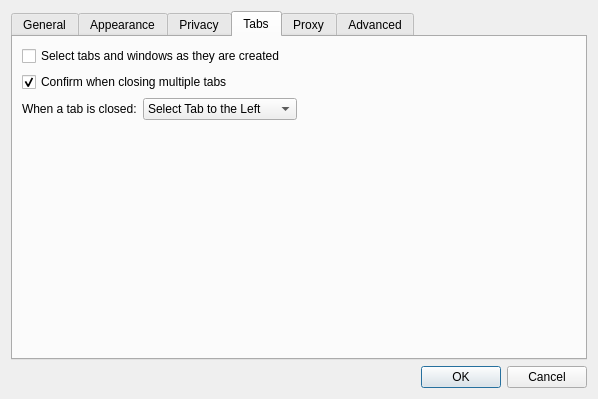
<?xml version="1.0" encoding="UTF-8"?>
<ui version="4.0">
 <class>Settings</class>
 <widget class="QDialog" name="Settings">
  <property name="geometry">
   <rect>
    <x>0</x>
    <y>0</y>
    <width>598</width>
    <height>399</height>
   </rect>
  </property>
  <property name="windowTitle">
   <string>Preferences</string>
  </property>
  <layout class="QGridLayout" name="gridLayout">
   <item row="2" column="0">
    <widget class="QDialogButtonBox" name="buttonBox">
     <property name="orientation">
      <enum>Qt::Horizontal</enum>
     </property>
     <property name="standardButtons">
      <set>QDialogButtonBox::Cancel|QDialogButtonBox::Ok</set>
     </property>
    </widget>
   </item>
   <item row="1" column="0">
    <widget class="QTabWidget" name="tabWidget">
     <property name="currentIndex">
      <number>3</number>
     </property>
     <widget class="QWidget" name="tab">
      <attribute name="title">
       <string>General</string>
      </attribute>
      <layout class="QGridLayout" name="gridLayout_4">
       <item row="0" column="0">
        <widget class="QLabel" name="label_7">
         <property name="text">
          <string>On startup:</string>
         </property>
         <property name="alignment">
          <set>Qt::AlignRight|Qt::AlignTrailing|Qt::AlignVCenter</set>
         </property>
        </widget>
       </item>
       <item row="0" column="1" colspan="2">
        <widget class="QComboBox" name="startupBehavior">
         <item>
          <property name="text">
           <string>Show my home page</string>
          </property>
         </item>
         <item>
          <property name="text">
           <string>Show a blank page</string>
          </property>
         </item>
         <item>
          <property name="text">
           <string>Restore windows and tabs from last time</string>
          </property>
         </item>
        </widget>
       </item>
       <item row="1" column="0">
        <widget class="QLabel" name="label_3">
         <property name="text">
          <string>Home Page:</string>
         </property>
         <property name="alignment">
          <set>Qt::AlignRight|Qt::AlignTrailing|Qt::AlignVCenter</set>
         </property>
        </widget>
       </item>
       <item row="1" column="1" colspan="2">
        <widget class="QLineEdit" name="homeLineEdit"/>
       </item>
       <item row="2" column="1">
        <widget class="QPushButton" name="setHomeToCurrentPageButton">
         <property name="text">
          <string>Set to current page</string>
         </property>
        </widget>
       </item>
       <item row="2" column="2">
        <spacer name="horizontalSpacer">
         <property name="orientation">
          <enum>Qt::Horizontal</enum>
         </property>
         <property name="sizeHint" stdset="0">
          <size>
           <width>280</width>
           <height>18</height>
          </size>
         </property>
        </spacer>
       </item>
       <item row="3" column="0">
        <widget class="QLabel" name="label_4">
         <property name="text">
          <string>Remove history items:</string>
         </property>
         <property name="alignment">
          <set>Qt::AlignRight|Qt::AlignTrailing|Qt::AlignVCenter</set>
         </property>
        </widget>
       </item>
       <item row="3" column="1" colspan="2">
        <widget class="QComboBox" name="expireHistory">
         <item>
          <property name="text">
           <string>After one day</string>
          </property>
         </item>
         <item>
          <property name="text">
           <string>After one week</string>
          </property>
         </item>
         <item>
          <property name="text">
           <string>After two weeks</string>
          </property>
         </item>
         <item>
          <property name="text">
           <string>After one month</string>
          </property>
         </item>
         <item>
          <property name="text">
           <string>After one year</string>
          </property>
         </item>
         <item>
          <property name="text">
           <string>Manually</string>
          </property>
         </item>
         <item>
          <property name="text">
           <string>On application exit</string>
          </property>
         </item>
        </widget>
       </item>
       <item row="4" column="0">
        <widget class="QLabel" name="label_8">
         <property name="text">
          <string>Open links from applications:</string>
         </property>
         <property name="alignment">
          <set>Qt::AlignRight|Qt::AlignTrailing|Qt::AlignVCenter</set>
         </property>
        </widget>
       </item>
       <item row="4" column="1" colspan="2">
        <widget class="QComboBox" name="openLinksIn">
         <item>
          <property name="text">
           <string>In a tab in the current window</string>
          </property>
         </item>
         <item>
          <property name="text">
           <string>In a new window</string>
          </property>
         </item>
        </widget>
       </item>
       <item row="5" column="0" colspan="3">
        <widget class="QGroupBox" name="groupBox_2">
         <property name="title">
          <string>Downloads</string>
         </property>
         <layout class="QVBoxLayout" name="verticalLayout_4">
          <item>
           <widget class="QRadioButton" name="downloadAsk">
            <property name="text">
             <string>Ask for a destination each time</string>
            </property>
           </widget>
          </item>
          <item>
           <layout class="QHBoxLayout" name="horizontalLayout">
            <item>
             <widget class="QRadioButton" name="downloadDestination">
              <property name="text">
               <string>Use this destination:</string>
              </property>
              <property name="checked">
               <bool>true</bool>
              </property>
             </widget>
            </item>
            <item>
             <widget class="QLineEdit" name="downloadsLocation"/>
            </item>
           </layout>
          </item>
         </layout>
        </widget>
       </item>
       <item row="6" column="0" colspan="3">
        <spacer>
         <property name="orientation">
          <enum>Qt::Vertical</enum>
         </property>
         <property name="sizeHint" stdset="0">
          <size>
           <width>391</width>
           <height>262</height>
          </size>
         </property>
        </spacer>
       </item>
      </layout>
     </widget>
     <widget class="QWidget" name="tab_3">
      <attribute name="title">
       <string>Appearance</string>
      </attribute>
      <layout class="QGridLayout" name="gridLayout_3">
       <item row="0" column="0">
        <widget class="QLabel" name="label_5">
         <property name="text">
          <string>Standard font:</string>
         </property>
         <property name="alignment">
          <set>Qt::AlignRight|Qt::AlignTrailing|Qt::AlignVCenter</set>
         </property>
        </widget>
       </item>
       <item row="0" column="1">
        <widget class="QLabel" name="standardLabel">
         <property name="sizePolicy">
          <sizepolicy hsizetype="Expanding" vsizetype="Preferred">
           <horstretch>0</horstretch>
           <verstretch>0</verstretch>
          </sizepolicy>
         </property>
         <property name="frameShape">
          <enum>QFrame::StyledPanel</enum>
         </property>
         <property name="text">
          <string>Times 16</string>
         </property>
         <property name="alignment">
          <set>Qt::AlignCenter</set>
         </property>
        </widget>
       </item>
       <item row="0" column="2">
        <widget class="QPushButton" name="standardFontButton">
         <property name="text">
          <string>Select...</string>
         </property>
        </widget>
       </item>
       <item row="1" column="0">
        <widget class="QLabel" name="label_6">
         <property name="text">
          <string>Fixed-width font:</string>
         </property>
         <property name="alignment">
          <set>Qt::AlignRight|Qt::AlignTrailing|Qt::AlignVCenter</set>
         </property>
        </widget>
       </item>
       <item row="1" column="1">
        <widget class="QLabel" name="fixedLabel">
         <property name="frameShape">
          <enum>QFrame::StyledPanel</enum>
         </property>
         <property name="text">
          <string>Courier 13</string>
         </property>
         <property name="alignment">
          <set>Qt::AlignCenter</set>
         </property>
        </widget>
       </item>
       <item row="1" column="2">
        <widget class="QPushButton" name="fixedFontButton">
         <property name="text">
          <string>Select...</string>
         </property>
        </widget>
       </item>
       <item row="2" column="1">
        <spacer name="verticalSpacer">
         <property name="orientation">
          <enum>Qt::Vertical</enum>
         </property>
         <property name="sizeHint" stdset="0">
          <size>
           <width>20</width>
           <height>93</height>
          </size>
         </property>
        </spacer>
       </item>
      </layout>
     </widget>
     <widget class="QWidget" name="tab_2">
      <attribute name="title">
       <string>Privacy</string>
      </attribute>
      <layout class="QVBoxLayout" name="verticalLayout_3">
       <item>
        <widget class="QGroupBox" name="groupBox">
         <property name="title">
          <string>Web Content</string>
         </property>
         <layout class="QVBoxLayout" name="verticalLayout_2">
          <item>
           <widget class="QCheckBox" name="enablePlugins">
            <property name="text">
             <string>Enable Plugins</string>
            </property>
            <property name="checked">
             <bool>true</bool>
            </property>
           </widget>
          </item>
          <item>
           <widget class="QCheckBox" name="enableJavascript">
            <property name="text">
             <string>Enable Javascript</string>
            </property>
            <property name="checked">
             <bool>true</bool>
            </property>
           </widget>
          </item>
          <item>
           <widget class="QCheckBox" name="enableImages">
            <property name="text">
             <string>View Images</string>
            </property>
            <property name="checked">
             <bool>true</bool>
            </property>
           </widget>
          </item>
         </layout>
        </widget>
       </item>
       <item>
        <widget class="QGroupBox" name="cookiesGroupBox">
         <property name="title">
          <string>Cookies</string>
         </property>
         <layout class="QGridLayout">
          <item row="0" column="0">
           <widget class="QLabel" name="label_2">
            <property name="text">
             <string>Accept Cookies:</string>
            </property>
            <property name="alignment">
             <set>Qt::AlignRight|Qt::AlignTrailing|Qt::AlignVCenter</set>
            </property>
           </widget>
          </item>
          <item row="0" column="1">
           <widget class="QComboBox" name="acceptCombo">
            <item>
             <property name="text">
              <string>Always</string>
             </property>
            </item>
            <item>
             <property name="text">
              <string>Never</string>
             </property>
            </item>
            <item>
             <property name="text">
              <string>Only from sites you navigate to</string>
             </property>
            </item>
           </widget>
          </item>
          <item row="0" column="2">
           <widget class="QPushButton" name="exceptionsButton">
            <property name="text">
             <string>Exceptions...</string>
            </property>
           </widget>
          </item>
          <item row="1" column="0">
           <widget class="QLabel" name="label">
            <property name="text">
             <string>Keep Cookies Until:</string>
            </property>
            <property name="alignment">
             <set>Qt::AlignRight|Qt::AlignTrailing|Qt::AlignVCenter</set>
            </property>
           </widget>
          </item>
          <item row="1" column="1">
           <widget class="QComboBox" name="keepUntilCombo">
            <item>
             <property name="text">
              <string>They expire</string>
             </property>
            </item>
            <item>
             <property name="text">
              <string>I exit the application</string>
             </property>
            </item>
            <item>
             <property name="text">
              <string>At most 90 days</string>
             </property>
            </item>
           </widget>
          </item>
          <item row="1" column="2">
           <widget class="QPushButton" name="cookiesButton">
            <property name="text">
             <string>Cookies...</string>
            </property>
           </widget>
          </item>
         </layout>
        </widget>
       </item>
       <item>
        <spacer>
         <property name="orientation">
          <enum>Qt::Vertical</enum>
         </property>
         <property name="sizeHint" stdset="0">
          <size>
           <width>371</width>
           <height>177</height>
          </size>
         </property>
        </spacer>
       </item>
      </layout>
     </widget>
     <widget class="QWidget" name="tab_6">
      <attribute name="title">
       <string>Tabs</string>
      </attribute>
      <layout class="QVBoxLayout" name="verticalLayout_5">
       <item>
        <widget class="QCheckBox" name="selectTabsWhenCreated">
         <property name="text">
          <string>Select tabs and windows as they are created</string>
         </property>
        </widget>
       </item>
       <item>
        <widget class="QCheckBox" name="confirmClosingMultipleTabs">
         <property name="text">
          <string>Confirm when closing multiple tabs</string>
         </property>
         <property name="checked">
          <bool>true</bool>
         </property>
        </widget>
       </item>
       <item>
        <layout class="QHBoxLayout" name="horizontalLayout_2">
         <item>
          <widget class="QLabel" name="tabSelectionLabel">
           <property name="text">
            <string>When a tab is closed:</string>
           </property>
          </widget>
         </item>
         <item>
          <widget class="QComboBox" name="tabSelection">
           <item>
            <property name="text">
             <string>Select Tab to the Left</string>
            </property>
           </item>
           <item>
            <property name="text">
             <string>Select Tab to the Right</string>
            </property>
           </item>
           <item>
            <property name="text">
             <string>Select Previous Tab</string>
            </property>
           </item>
          </widget>
         </item>
         <item>
          <spacer name="horizontalSpacer_3">
           <property name="orientation">
            <enum>Qt::Horizontal</enum>
           </property>
           <property name="sizeHint" stdset="0">
            <size>
             <width>40</width>
             <height>20</height>
            </size>
           </property>
          </spacer>
         </item>
        </layout>
       </item>
       <item>
        <spacer name="verticalSpacer_4">
         <property name="orientation">
          <enum>Qt::Vertical</enum>
         </property>
         <property name="sizeHint" stdset="0">
          <size>
           <width>20</width>
           <height>182</height>
          </size>
         </property>
        </spacer>
       </item>
      </layout>
     </widget>
     <widget class="QWidget" name="tab_4">
      <attribute name="title">
       <string>Proxy</string>
      </attribute>
      <layout class="QVBoxLayout" name="verticalLayout">
       <item>
        <widget class="QGroupBox" name="proxySupport">
         <property name="title">
          <string>Use proxy server</string>
         </property>
         <property name="checkable">
          <bool>true</bool>
         </property>
         <layout class="QGridLayout" name="gridLayout_6">
          <item row="0" column="0">
           <widget class="QLabel" name="label_9">
            <property name="text">
             <string>Type:</string>
            </property>
            <property name="alignment">
             <set>Qt::AlignRight|Qt::AlignTrailing|Qt::AlignVCenter</set>
            </property>
           </widget>
          </item>
          <item row="0" column="1" colspan="2">
           <widget class="QComboBox" name="proxyType">
            <item>
             <property name="text">
              <string>Socks5</string>
             </property>
            </item>
            <item>
             <property name="text">
              <string>Http</string>
             </property>
            </item>
           </widget>
          </item>
          <item row="1" column="0">
           <widget class="QLabel" name="label_10">
            <property name="text">
             <string>Host name:</string>
            </property>
            <property name="alignment">
             <set>Qt::AlignRight|Qt::AlignTrailing|Qt::AlignVCenter</set>
            </property>
           </widget>
          </item>
          <item row="1" column="1" colspan="2">
           <widget class="QLineEdit" name="proxyHostName"/>
          </item>
          <item row="2" column="0">
           <widget class="QLabel" name="label_11">
            <property name="text">
             <string>Port:</string>
            </property>
            <property name="alignment">
             <set>Qt::AlignRight|Qt::AlignTrailing|Qt::AlignVCenter</set>
            </property>
           </widget>
          </item>
          <item row="2" column="1">
           <widget class="QSpinBox" name="proxyPort">
            <property name="maximum">
             <number>10000</number>
            </property>
            <property name="value">
             <number>1080</number>
            </property>
           </widget>
          </item>
          <item row="2" column="2">
           <spacer name="horizontalSpacer_2">
            <property name="orientation">
             <enum>Qt::Horizontal</enum>
            </property>
            <property name="sizeHint" stdset="0">
             <size>
              <width>293</width>
              <height>20</height>
             </size>
            </property>
           </spacer>
          </item>
          <item row="3" column="0">
           <widget class="QLabel" name="label_12">
            <property name="text">
             <string>User Name:</string>
            </property>
            <property name="alignment">
             <set>Qt::AlignRight|Qt::AlignTrailing|Qt::AlignVCenter</set>
            </property>
           </widget>
          </item>
          <item row="3" column="1" colspan="2">
           <widget class="QLineEdit" name="proxyUserName"/>
          </item>
          <item row="4" column="0">
           <widget class="QLabel" name="label_13">
            <property name="text">
             <string>Password:</string>
            </property>
            <property name="alignment">
             <set>Qt::AlignRight|Qt::AlignTrailing|Qt::AlignVCenter</set>
            </property>
           </widget>
          </item>
          <item row="4" column="1" colspan="2">
           <widget class="QLineEdit" name="proxyPassword">
            <property name="echoMode">
             <enum>QLineEdit::Password</enum>
            </property>
           </widget>
          </item>
          <item row="5" column="0">
           <spacer name="verticalSpacer_2">
            <property name="orientation">
             <enum>Qt::Vertical</enum>
            </property>
            <property name="sizeHint" stdset="0">
             <size>
              <width>20</width>
              <height>8</height>
             </size>
            </property>
           </spacer>
          </item>
         </layout>
        </widget>
       </item>
      </layout>
     </widget>
     <widget class="QWidget" name="tab_5">
      <attribute name="title">
       <string>Advanced</string>
      </attribute>
      <layout class="QGridLayout" name="gridLayout_2">
       <item row="0" column="0">
        <widget class="QLabel" name="label_14">
         <property name="text">
          <string>Style Sheet:</string>
         </property>
        </widget>
       </item>
       <item row="0" column="1">
        <widget class="QLineEdit" name="userStyleSheet"/>
       </item>
       <item row="1" column="1">
        <spacer name="verticalSpacer_3">
         <property name="orientation">
          <enum>Qt::Vertical</enum>
         </property>
         <property name="sizeHint" stdset="0">
          <size>
           <width>20</width>
           <height>176</height>
          </size>
         </property>
        </spacer>
       </item>
      </layout>
     </widget>
    </widget>
   </item>
  </layout>
 </widget>
 <tabstops>
  <tabstop>tabWidget</tabstop>
  <tabstop>startupBehavior</tabstop>
  <tabstop>homeLineEdit</tabstop>
  <tabstop>setHomeToCurrentPageButton</tabstop>
  <tabstop>expireHistory</tabstop>
  <tabstop>openLinksIn</tabstop>
  <tabstop>downloadAsk</tabstop>
  <tabstop>downloadDestination</tabstop>
  <tabstop>downloadsLocation</tabstop>
  <tabstop>standardFontButton</tabstop>
  <tabstop>fixedFontButton</tabstop>
  <tabstop>enablePlugins</tabstop>
  <tabstop>enableJavascript</tabstop>
  <tabstop>enableImages</tabstop>
  <tabstop>acceptCombo</tabstop>
  <tabstop>exceptionsButton</tabstop>
  <tabstop>keepUntilCombo</tabstop>
  <tabstop>cookiesButton</tabstop>
  <tabstop>selectTabsWhenCreated</tabstop>
  <tabstop>confirmClosingMultipleTabs</tabstop>
  <tabstop>tabSelection</tabstop>
  <tabstop>proxySupport</tabstop>
  <tabstop>proxyType</tabstop>
  <tabstop>proxyHostName</tabstop>
  <tabstop>proxyPort</tabstop>
  <tabstop>proxyUserName</tabstop>
  <tabstop>proxyPassword</tabstop>
  <tabstop>userStyleSheet</tabstop>
  <tabstop>buttonBox</tabstop>
 </tabstops>
 <resources/>
 <connections>
  <connection>
   <sender>buttonBox</sender>
   <signal>accepted()</signal>
   <receiver>Settings</receiver>
   <slot>accept()</slot>
   <hints>
    <hint type="sourcelabel">
     <x>254</x>
     <y>311</y>
    </hint>
    <hint type="destinationlabel">
     <x>157</x>
     <y>274</y>
    </hint>
   </hints>
  </connection>
  <connection>
   <sender>buttonBox</sender>
   <signal>rejected()</signal>
   <receiver>Settings</receiver>
   <slot>reject()</slot>
   <hints>
    <hint type="sourcelabel">
     <x>322</x>
     <y>311</y>
    </hint>
    <hint type="destinationlabel">
     <x>286</x>
     <y>274</y>
    </hint>
   </hints>
  </connection>
  <connection>
   <sender>downloadDestination</sender>
   <signal>toggled(bool)</signal>
   <receiver>downloadsLocation</receiver>
   <slot>setEnabled(bool)</slot>
   <hints>
    <hint type="sourcelabel">
     <x>262</x>
     <y>223</y>
    </hint>
    <hint type="destinationlabel">
     <x>348</x>
     <y>223</y>
    </hint>
   </hints>
  </connection>
 </connections>
</ui>
